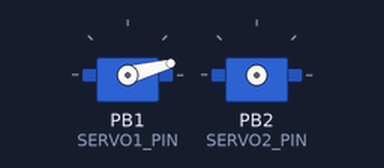
Bench run of a program on a simulated ATmega328P, built with avr-gcc and emulated at 16 MHz. On the bench: 2 × servo. Wiring (inferred from the names in the program): 2 × servo: signal PB1 / signal PB2. Servo pulses on a pin are drawn as a servo (544–2400 µs = 0–180°).

Above: at 0.59 s.
At 6.0 s:
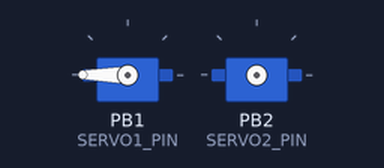
At 20.7 s:
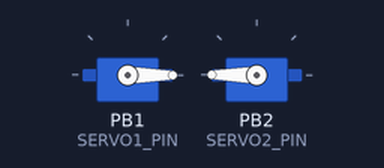
At 28.5 s:
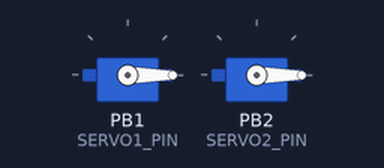
Timing chart, 0 to 40.0 s (numbered marks = the images above):
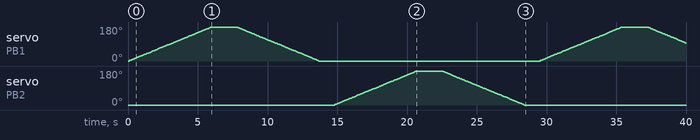

The program:

main.c
```c
#define F_CPU 16000000UL  // Frecuencia del reloj en Hz

#include <avr/io.h>
#include <util/delay.h>


// Definir pines para los servomotores
#define SERVO1_PIN PB1
#define SERVO2_PIN PB2

void initServo() {
    // Configurar pines como salida
    DDRB |= (1 << SERVO1_PIN) | (1 << SERVO2_PIN);
}

void moveServo(uint8_t servoPin, uint8_t angle) {
    // Convertir el ángulo a un valor de tiempo en microsegundos
    uint16_t pulseWidth = 500 + (angle * 11);

    // Generar pulso PWM en el pin del servo
    PORTB |= (1 << servoPin);
    _delay_us(pulseWidth);
    PORTB &= ~(1 << servoPin);
    _delay_us(20000 - pulseWidth);  // Ciclo de trabajo de 20 ms (50 Hz)
}

int main(void) {
    initServo();

    while (1) {
        // Mover servo 1 de 0 a 180 grados
        for (uint8_t pos = 0; pos <= 180; pos++) {
            moveServo(SERVO1_PIN, pos);
            _delay_ms(15);
        }

        _delay_ms(1000);

        // Mover servo 1 de 180 a 0 grados
        for (uint8_t pos = 180; pos > 0; pos--) {
            moveServo(SERVO1_PIN, pos);
            _delay_ms(15);
        }

        _delay_ms(1000);

        // Mover servo 2 de 0 a 180 grados
        for (uint8_t pos = 0; pos <= 180; pos++) {
            moveServo(SERVO2_PIN, pos);
            _delay_ms(15);
        }

        _delay_ms(1000);

        // Mover servo 2 de 180 a 0 grados
        for (uint8_t pos = 180; pos > 0; pos--) {
            moveServo(SERVO2_PIN, pos);
            _delay_ms(15);
        }

        _delay_ms(1000);
    }

    return 0;
}
```

Measured:
- by itself, servo on PB2 (SERVO2_PIN): rises from 0° to 180° in 5.8 s, then falls to 0° in 7.7 s
